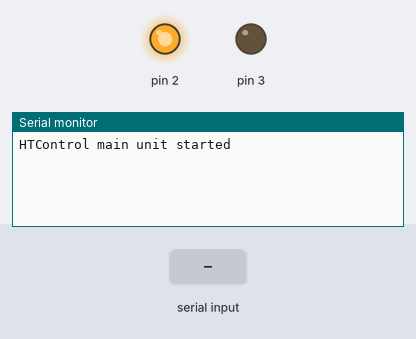
A sketch run on a simulated Arduino Nano, built with avr-gcc and run on an emulated ATmega328P. Parts: output pins drawn as LEDs (lit = HIGH), the last lines printed to the serial monitor. The test bench sets the inputs (shaded band).

Above: at 1.2 s.
1.3 s: "HTON" received over the second serial link
At 2.2 s:
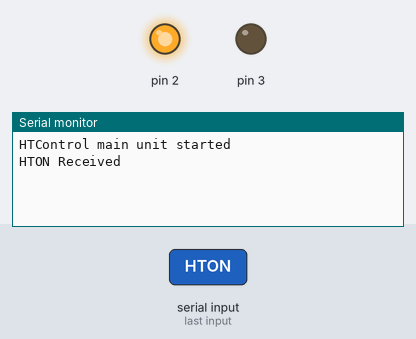
2.9 s: "HTOFF" received over the second serial link
At 3.6 s:
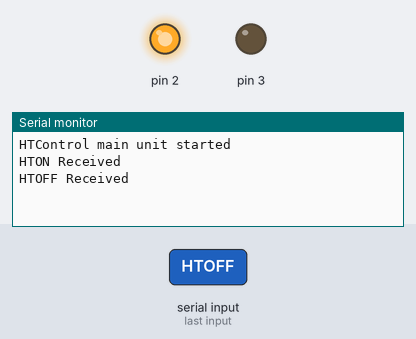

Measured:
- after the input at 1.3 s, the serial monitor: prints a new line after 0.10 s (image 1)
- after the input at 2.9 s, the serial monitor: prints a new line after 0.11 s (image 2)

The sketch:

HTControlMainUnit.ino
```cpp
#include <SoftwareSerial.h>

#define RS485_IR_RECEIVER_RECEIVE_PIN 11
#define RS485_IR_RECEIVER_TRANSMIT_PIN 12

#define RS485_PROJECTOR_RECEIVE_PIN 9
#define RS485_PROJECTOR_TRANSMIT_PIN 10

#define RS232_HDMI_SWITCH_RECEIVE_PIN 5
#define RS232_HDMI_SWITCH_TRANSMIT_PIN 6

#define USB_HTPC_RECEIVE_PIN 7
#define USB_HTPC_TRANSMIT_PIN 8


SoftwareSerial RS485_ir_receiver_serial(RS485_IR_RECEIVER_RECEIVE_PIN, RS485_IR_RECEIVER_TRANSMIT_PIN); // RX, TX
SoftwareSerial RS232_HDMI_switch_serial(RS232_HDMI_SWITCH_RECEIVE_PIN, RS232_HDMI_SWITCH_TRANSMIT_PIN); // RX, TX
SoftwareSerial RS485_Projector_serial(RS485_PROJECTOR_RECEIVE_PIN, RS485_PROJECTOR_TRANSMIT_PIN); // RX, TX
SoftwareSerial USB_HTPC_serial(USB_HTPC_RECEIVE_PIN, USB_HTPC_TRANSMIT_PIN); // RX, TX

String cmd;

const char projectorOnBytes[] = { 2, 'P', 'O', 'N', 3, '\0' };
const char projectorOffBytes[] = { 2, 'P', 'O', 'F', 3, '\0' };

void setup()
{
	Serial.begin(9600);
	while (!Serial) {
		; // wait for serial port to connect. Needed for native USB port only
	}

	RS485_ir_receiver_serial.begin(9600);
	RS485_ir_receiver_serial.setTimeout(100);

	RS232_HDMI_switch_serial.begin(9600);

	RS485_Projector_serial.begin(9600);

	USB_HTPC_serial.begin(9600);

	pinMode(3, OUTPUT);
	digitalWrite(3, LOW);  // Enable RS485 Receive (RS485 from IR receiver)

	pinMode(2, OUTPUT);
	digitalWrite(2, HIGH);  // Enable RS485 Transmit (RS485 to projector)

	debugPrint("HTControl main unit started");
}

void loop()
{
	RS485_ir_receiver_serial.listen();
	if (RS485_ir_receiver_serial.available())
	{
		cmd = RS485_ir_receiver_serial.readString();
		//debugPrint("Received: " + cmd);
		if (cmd == "HTON")
		{
			debugPrint("HTON Received");
			RS485_Projector_serial.print(projectorOnBytes);
			delay(100);
			USB_HTPC_serial.println("HTON");
			delay(100);
			RS232_HDMI_switch_serial.print("POWER 01\n\r");
		}

		if (cmd == "HTOFF")
		{
			debugPrint("HTOFF Received");
			USB_HTPC_serial.println("HTOFF");
			delay(10000); //wait for 10 seconds to allow user to cancel	HTPC shutdown
			RS485_Projector_serial.print(projectorOffBytes);
			delay(100);
			RS232_HDMI_switch_serial.print("POWER 00\n\r");
		}
	}
	delay(10);
}

void debugPrint(String text)
{
	Serial.println(text);
}
```
